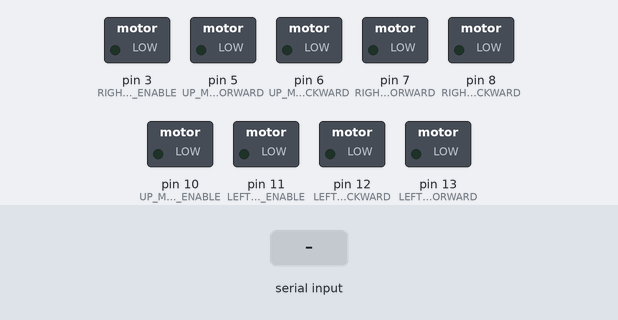
A sketch run on a simulated Arduino Uno, built with avr-gcc and run on an emulated ATmega328P. Parts: switched loads named in the sketch (green lamp = pin HIGH). The inputs (shaded band) are chosen by the test bench.

Above: at 1.2 s.
1.3 s: byte 30 received over Serial
At 2.6 s:
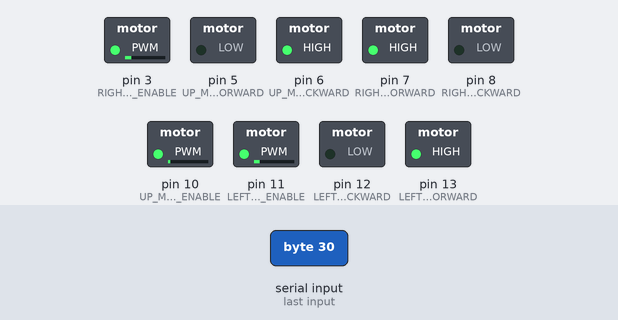
2.9 s: byte 90 received over Serial
At 4.0 s:
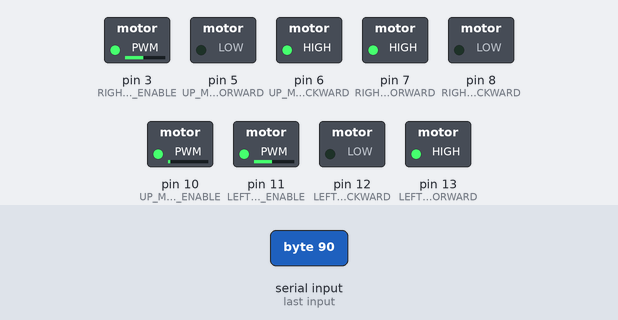
Timing chart, 0 to 5.9 s (numbered marks = the images above; inputs shaded):
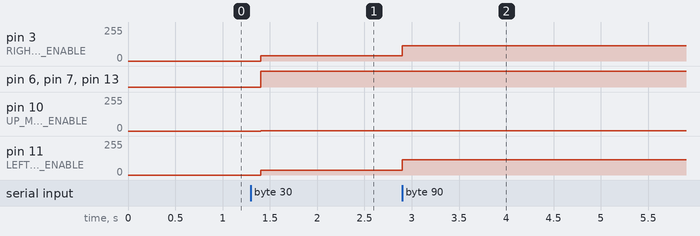

Measured:
- after the input at 1.3 s, pin 3 (RIGHT_MOTOR_ENABLE): 0/255 → 39/255 after 0.10 s; pin 6 (UP_MOTOR_BACKWARD), pin 7 (RIGHT_MOTOR_FORWARD), pin 13 (LEFT_MOTOR_FORWARD): LOW → HIGH after 0.10 s; pin 10 (UP_MOTOR_ENABLE): 0/255 → 3/255 after 0.10 s; pin 11 (LEFT_MOTOR_ENABLE): 0/255 → 36/255 after 0.10 s
- after the input at 2.9 s, pin 3 (RIGHT_MOTOR_ENABLE): 39/255 → 116/255 at once; pin 11 (LEFT_MOTOR_ENABLE): 36/255 → 113/255 at once

The sketch:

Zeppelin.ino
```cpp
//general definitions to interface with the hardware


#define UP_MOTOR_FORWARD 5
#define UP_MOTOR_BACKWARD 6
#define UP_MOTOR_ENABLE 10

#define RIGHT_MOTOR_FORWARD 7
#define RIGHT_MOTOR_BACKWARD 8
#define RIGHT_MOTOR_ENABLE 3

#define LEFT_MOTOR_FORWARD 13
#define LEFT_MOTOR_BACKWARD 12
#define LEFT_MOTOR_ENABLE 11

//general definitions as parameters of the
#define MOTOR_MAX_PWM 255.0


byte right_motor_pwm = 0;
byte left_motor_pwm = 0;

float right_motor_velocity = 0;
float left_motor_velocity = 0;

char incomingByte_X = 0;
char incomingByte_Y = 0;

const float X_factor = 1.0;
const float Y_factor = 1.0;

float min_right;
float max_right;
float min_left;
float max_left;


#ifndef TEST_XY_ONLY
byte up_motor_pwm = 0;
float up_motor_velocity = 0;
char incomingByte_Z = 0;
const float Z_factor = 1.0;
float min_up;
float max_up;
#endif


const long interval = 200;
long previousMillis = 0;

float sign(char number){
  if(number >= 0) return 1.0;
  else return -1.0;
}


//computing Motor velocity VS an X,Y control vector
float compute_Right_Motor_Raw_Velocity(float value_x, float value_y){
  return (X_factor*value_x - Y_factor*value_y*sign(value_x));
}

float compute_Left_Motor_Raw_Velocity(float value_x, float value_y){
  return (X_factor*value_x + Y_factor*value_y*sign(value_x));
}

#ifndef TEST_XY_ONLY
float compute_Up_Motor_Raw_Velocity(float value_z){
  return (Z_factor*value_z);
}
#endif

//computing Motor velocity VS an X,Y control vector
float compute_Right_Motor_Velocity(float value_x, float value_y){
    return map(compute_Right_Motor_Raw_Velocity(value_x, value_y), min_right, max_right,-MOTOR_MAX_PWM,MOTOR_MAX_PWM);
}

float compute_Left_Motor_Velocity(float value_x, float value_y){
  return map(compute_Left_Motor_Raw_Velocity(value_x, value_y), min_left, max_left,-MOTOR_MAX_PWM,MOTOR_MAX_PWM);
}

#ifndef TEST_XY_ONLY
float compute_Up_Motor_Velocity(float value_z){
  return map(compute_Up_Motor_Raw_Velocity(value_z), min_up, max_up,-MOTOR_MAX_PWM,MOTOR_MAX_PWM);
}
#endif

//this function is used to enable the use of compute_XXX_Motor_Velocity
void compute_Resize_Parameters(){
   min_right = compute_Right_Motor_Raw_Velocity(-100.0, -100.0);
   max_right = compute_Right_Motor_Raw_Velocity(100.0, -100.0);
   min_left = compute_Left_Motor_Raw_Velocity(-100.0, 100.0);
   max_left = compute_Left_Motor_Raw_Velocity(100.0, 100.0);
#ifndef TEST_XY_ONLY
   min_up = compute_Up_Motor_Raw_Velocity(-100.0);
   max_up = compute_Up_Motor_Raw_Velocity(100.0);
#endif
}


void setup() {
 //initialize Serial communication
 Serial.begin(9600);
 Serial.flush();
 //initializing pins used to control motors power
 pinMode(RIGHT_MOTOR_FORWARD, OUTPUT);
 pinMode(RIGHT_MOTOR_BACKWARD, OUTPUT);
 pinMode(LEFT_MOTOR_FORWARD, OUTPUT);
 pinMode(LEFT_MOTOR_BACKWARD, OUTPUT);
//initializing pins used to control motors rotation clockwise or trigonometricwise
 digitalWrite(RIGHT_MOTOR_ENABLE, LOW);
 digitalWrite(LEFT_MOTOR_ENABLE, LOW);

#ifndef TEST_XY_ONLY
 pinMode(UP_MOTOR_FORWARD, OUTPUT);
 pinMode(UP_MOTOR_BACKWARD, OUTPUT);
 digitalWrite(UP_MOTOR_ENABLE, LOW);
#endif

 compute_Resize_Parameters();
}

void loop() {

    //continuously controlling motors by applying the computed pwm
    analogWrite(RIGHT_MOTOR_ENABLE, right_motor_pwm);
    analogWrite(LEFT_MOTOR_ENABLE, left_motor_pwm);
    analogWrite(UP_MOTOR_ENABLE, up_motor_pwm);
    delay(100);//control loop = 10Hz
}

void serialEvent(){
  //function used to change the pwm motors command when receiving events from serial
  if (Serial.available() > 0) {
    // read the velocity commands for each wheel
    incomingByte_X = Serial.read();
    incomingByte_X= constrain(incomingByte_X, -100,100);
    incomingByte_Y = Serial.read();
    incomingByte_Y= constrain(incomingByte_Y, -100,100);
#ifndef TEST_XY_ONLY
    incomingByte_Z = Serial.read();
    incomingByte_Z= constrain(incomingByte_Z, -100,100);
#endif
    //computing new desired velocity for each motor
    right_motor_velocity = compute_Right_Motor_Velocity(float(incomingByte_X), float(incomingByte_Y));
    left_motor_velocity = compute_Left_Motor_Velocity(float(incomingByte_X), float(incomingByte_Y));
#ifndef TEST_XY_ONLY
    up_motor_velocity = compute_Up_Motor_Velocity(float(incomingByte_Z));
#endif
    //configuring right motor PWM
    right_motor_pwm = byte(abs(right_motor_velocity));
    if(right_motor_velocity >= 0){
        digitalWrite(RIGHT_MOTOR_FORWARD, HIGH);
        digitalWrite(RIGHT_MOTOR_BACKWARD, LOW);
    }
    else{
        digitalWrite(RIGHT_MOTOR_FORWARD, LOW);
        digitalWrite(RIGHT_MOTOR_BACKWARD, HIGH);
    }
    //configuring left motor PWM
    left_motor_pwm = byte(abs(left_motor_velocity));
    if(left_motor_velocity >= 0){
        digitalWrite(LEFT_MOTOR_FORWARD, HIGH);
        digitalWrite(LEFT_MOTOR_BACKWARD, LOW);
    }
    else{
        digitalWrite(LEFT_MOTOR_FORWARD, LOW);
        digitalWrite(LEFT_MOTOR_BACKWARD, HIGH);
    }
#ifndef TEST_XY_ONLY
   //configuring up motor PWM
    up_motor_pwm = byte(abs(up_motor_velocity));
    if(up_motor_velocity >= 0){
        digitalWrite(UP_MOTOR_FORWARD, HIGH);
        digitalWrite(UP_MOTOR_BACKWARD, LOW);
    }
    else{
        digitalWrite(UP_MOTOR_FORWARD, LOW);
        digitalWrite(UP_MOTOR_BACKWARD, HIGH);
    }
#endif
    //some debugging info
    //Serial.write(right_motor_pwm);
    //Serial.write(left_motor_pwm);
    //Serial.write(up_motor_pwm);
    Serial.flush();
  }
}
```
